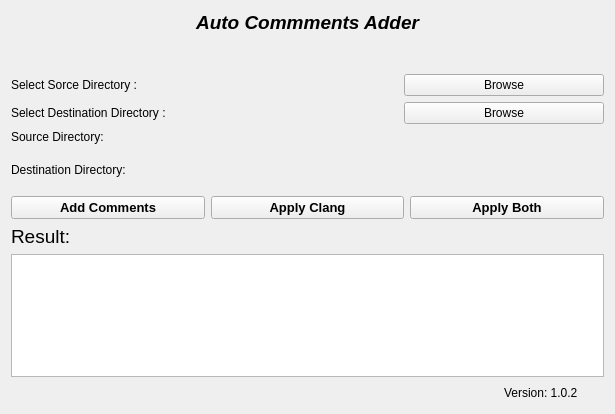
<?xml version="1.0" encoding="UTF-8"?>
<ui version="4.0">
 <class>AutoHeader</class>
 <widget class="QWidget" name="AutoHeader">
  <property name="geometry">
   <rect>
    <x>0</x>
    <y>0</y>
    <width>615</width>
    <height>414</height>
   </rect>
  </property>
  <property name="font">
   <font>
    <pointsize>9</pointsize>
   </font>
  </property>
  <property name="windowTitle">
   <string>AutoHeader</string>
  </property>
  <layout class="QGridLayout" name="gridLayout_2">
   <item row="3" column="0">
    <layout class="QHBoxLayout" name="horizontalLayout_5">
     <item>
      <spacer name="horizontalSpacer_3">
       <property name="orientation">
        <enum>Qt::Horizontal</enum>
       </property>
       <property name="sizeHint" stdset="0">
        <size>
         <width>40</width>
         <height>20</height>
        </size>
       </property>
      </spacer>
     </item>
     <item>
      <widget class="QLabel" name="label_3">
       <property name="sizePolicy">
        <sizepolicy hsizetype="Fixed" vsizetype="Preferred">
         <horstretch>0</horstretch>
         <verstretch>0</verstretch>
        </sizepolicy>
       </property>
       <property name="minimumSize">
        <size>
         <width>100</width>
         <height>0</height>
        </size>
       </property>
       <property name="maximumSize">
        <size>
         <width>100</width>
         <height>16777215</height>
        </size>
       </property>
       <property name="text">
        <string>Version: 1.0.2</string>
       </property>
      </widget>
     </item>
    </layout>
   </item>
   <item row="0" column="0">
    <layout class="QVBoxLayout" name="verticalLayout">
     <property name="spacing">
      <number>0</number>
     </property>
     <item>
      <widget class="QLabel" name="label">
       <property name="font">
        <font>
         <pointsize>14</pointsize>
         <weight>75</weight>
         <italic>true</italic>
         <bold>true</bold>
        </font>
       </property>
       <property name="text">
        <string>Auto Commments Adder</string>
       </property>
       <property name="alignment">
        <set>Qt::AlignCenter</set>
       </property>
      </widget>
     </item>
     <item>
      <spacer name="verticalSpacer">
       <property name="orientation">
        <enum>Qt::Vertical</enum>
       </property>
       <property name="sizeType">
        <enum>QSizePolicy::Fixed</enum>
       </property>
       <property name="sizeHint" stdset="0">
        <size>
         <width>20</width>
         <height>40</height>
        </size>
       </property>
      </spacer>
     </item>
     <item>
      <layout class="QGridLayout" name="gridLayout">
       <item row="0" column="0">
        <layout class="QHBoxLayout" name="horizontalLayout"/>
       </item>
       <item row="12" column="0" colspan="2">
        <widget class="QListWidget" name="resultlistWidget"/>
       </item>
       <item row="3" column="0" colspan="2">
        <widget class="QLabel" name="SourceDirectoryLabel">
         <property name="sizePolicy">
          <sizepolicy hsizetype="Expanding" vsizetype="Expanding">
           <horstretch>0</horstretch>
           <verstretch>0</verstretch>
          </sizepolicy>
         </property>
         <property name="lineWidth">
          <number>2</number>
         </property>
         <property name="text">
          <string>Source Directory: </string>
         </property>
         <property name="scaledContents">
          <bool>true</bool>
         </property>
         <property name="wordWrap">
          <bool>true</bool>
         </property>
        </widget>
       </item>
       <item row="4" column="0" colspan="2">
        <widget class="QLabel" name="DestinationDirectoryLabel">
         <property name="minimumSize">
          <size>
           <width>0</width>
           <height>40</height>
          </size>
         </property>
         <property name="maximumSize">
          <size>
           <width>16777215</width>
           <height>40</height>
          </size>
         </property>
         <property name="lineWidth">
          <number>2</number>
         </property>
         <property name="text">
          <string>Destination Directory: </string>
         </property>
         <property name="wordWrap">
          <bool>true</bool>
         </property>
        </widget>
       </item>
       <item row="1" column="0">
        <layout class="QHBoxLayout" name="horizontalLayout_3">
         <item>
          <widget class="QLabel" name="label_4">
           <property name="text">
            <string>Select Sorce Directory :</string>
           </property>
          </widget>
         </item>
         <item>
          <spacer name="horizontalSpacer">
           <property name="orientation">
            <enum>Qt::Horizontal</enum>
           </property>
           <property name="sizeHint" stdset="0">
            <size>
             <width>40</width>
             <height>20</height>
            </size>
           </property>
          </spacer>
         </item>
        </layout>
       </item>
       <item row="11" column="0">
        <widget class="QLabel" name="label_2">
         <property name="font">
          <font>
           <pointsize>14</pointsize>
          </font>
         </property>
         <property name="text">
          <string>Result: </string>
         </property>
        </widget>
       </item>
       <item row="2" column="1">
        <widget class="QPushButton" name="DestinationDirectoryButton">
         <property name="sizePolicy">
          <sizepolicy hsizetype="Fixed" vsizetype="Fixed">
           <horstretch>0</horstretch>
           <verstretch>0</verstretch>
          </sizepolicy>
         </property>
         <property name="minimumSize">
          <size>
           <width>100</width>
           <height>0</height>
          </size>
         </property>
         <property name="maximumSize">
          <size>
           <width>200</width>
           <height>16777215</height>
          </size>
         </property>
         <property name="text">
          <string>Browse</string>
         </property>
        </widget>
       </item>
       <item row="1" column="1">
        <widget class="QPushButton" name="SourceBrowseButton">
         <property name="sizePolicy">
          <sizepolicy hsizetype="Fixed" vsizetype="Fixed">
           <horstretch>0</horstretch>
           <verstretch>0</verstretch>
          </sizepolicy>
         </property>
         <property name="minimumSize">
          <size>
           <width>200</width>
           <height>0</height>
          </size>
         </property>
         <property name="maximumSize">
          <size>
           <width>200</width>
           <height>16777215</height>
          </size>
         </property>
         <property name="text">
          <string>Browse</string>
         </property>
        </widget>
       </item>
       <item row="2" column="0">
        <layout class="QHBoxLayout" name="horizontalLayout_4">
         <item>
          <widget class="QLabel" name="label_5">
           <property name="text">
            <string>Select Destination Directory :</string>
           </property>
          </widget>
         </item>
         <item>
          <spacer name="horizontalSpacer_2">
           <property name="orientation">
            <enum>Qt::Horizontal</enum>
           </property>
           <property name="sizeHint" stdset="0">
            <size>
             <width>40</width>
             <height>20</height>
            </size>
           </property>
          </spacer>
         </item>
        </layout>
       </item>
       <item row="5" column="0" colspan="2">
        <layout class="QHBoxLayout" name="horizontalLayout_6">
         <item>
          <widget class="QPushButton" name="AddCommetsButton">
           <property name="font">
            <font>
             <pointsize>10</pointsize>
             <weight>75</weight>
             <bold>true</bold>
            </font>
           </property>
           <property name="focusPolicy">
            <enum>Qt::TabFocus</enum>
           </property>
           <property name="layoutDirection">
            <enum>Qt::LeftToRight</enum>
           </property>
           <property name="text">
            <string>Add Comments</string>
           </property>
          </widget>
         </item>
         <item>
          <widget class="QPushButton" name="ApplyCLangButton">
           <property name="font">
            <font>
             <pointsize>10</pointsize>
             <weight>75</weight>
             <bold>true</bold>
            </font>
           </property>
           <property name="text">
            <string>Apply Clang</string>
           </property>
          </widget>
         </item>
         <item>
          <widget class="QPushButton" name="ApplyBothButton">
           <property name="font">
            <font>
             <pointsize>10</pointsize>
             <weight>75</weight>
             <bold>true</bold>
            </font>
           </property>
           <property name="text">
            <string>Apply Both</string>
           </property>
          </widget>
         </item>
        </layout>
       </item>
      </layout>
     </item>
    </layout>
   </item>
  </layout>
 </widget>
 <layoutdefault spacing="6" margin="11"/>
 <resources/>
 <connections/>
</ui>
